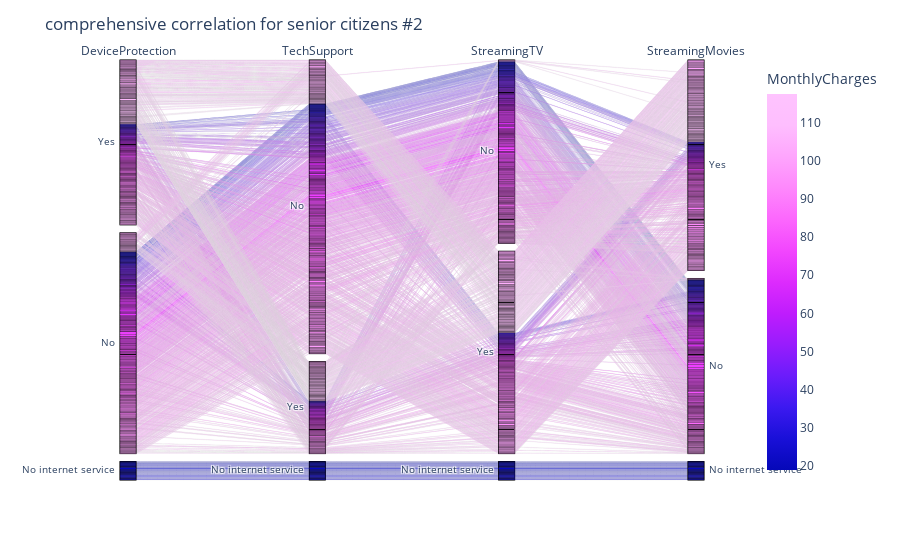

Here is the notebook cell this chart was saved with:
### Code cell
dims2 = ["DeviceProtection","TechSupport", "StreamingTV","StreamingMovies"]
fig = px.parallel_categories(sen, dimensions = dims2,
                color="MonthlyCharges", color_continuous_scale=px.colors.sequential.Plotly3,
                labels ={k:k for k in dims2})
fig.update_layout(title = "comprehensive correlation for senior citizens #2")

### Figure 1 — Plotly figure (JSON) as saved in the notebook; plotly's stock layout.template omitted (floating-point values rounded to 4 significant figures; data arrays with more than 128 entries replaced by an {"elided": "..."} marker saying what was removed)
{"data": [{"dimensions": [{"label": "DeviceProtection", "values": {"elided": "1142 str values"}}, {"label": "TechSupport", "values": {"elided": "1142 str values"}}, {"label": "StreamingTV", "values": {"elided": "1142 str values"}}, {"label": "StreamingMovies", "values": {"elided": "1142 str values"}}], "domain": {"x": [0, 1], "y": [0, 1]}, "line": {"color": {"elided": "1142 float values"}, "coloraxis": "coloraxis"}, "name": "", "type": "parcats"}], "layout": {"coloraxis": {"colorbar": {"title": {"text": "MonthlyCharges"}}, "colorscale": [[0, "#0508b8"], [0.08333, "#1910d8"], [0.1667, "#3c19f0"], [0.25, "#6b1cfb"], [0.3333, "#981cfd"], [0.4167, "#bf1cfd"], [0.5, "#dd2bfd"], [0.5833, "#f246fe"], [0.6667, "#fc67fd"], [0.75, "#fe88fc"], [0.8333, "#fea5fd"], [0.9167, "#febefe"], [1, "#fec3fe"]]}, "legend": {"tracegroupgap": 0}, "margin": {"t": 60}, "title": {"text": "comprehensive correlation for senior citizens #2"}}}
